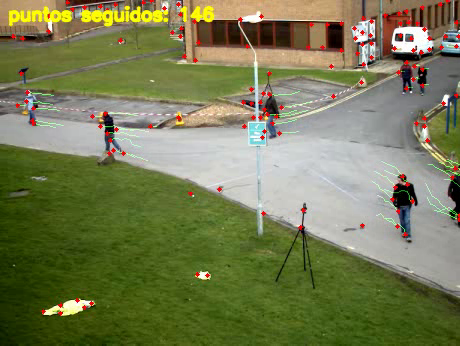
#> input picture frame 7 of tp04/salidas/lucas_kanade.mp4, 460 x 346 px, given in place of vtest.avi, which was not available
$ python ej_4_multiobjeto.py
#> lines starting #> are read from the running program, lines starting #| are printed output that depends on the picture; after the words box and inside, x2 and y2 are one past the last pixel; in counts of white or black regions, pixels touching at a corner belong together
"""Ejercicio 4 — Seguimiento multi-objeto (estilo SORT): conteo, mapa de calor y velocidad.

Arquitectura:
  1. Detección: MOG2 + limpieza morfológica + findContours -> cajas.
  2. Predicción: cada objeto tiene un filtro de Kalman [x, y, vx, vy] (velocidad constante).
  3. Asociación: distancias entre predicciones y detecciones + algoritmo húngaro.
  4. Ciclo de vida: detección sin pista -> pista nueva; pista sin detección -> sobrevive
     unos cuadros con la predicción y después se cierra.
Sobre las trayectorias: conteo por línea, mapa de calor, tiempo de permanencia y velocidad.

Controles: ESPACIO pausa/reanuda, Q o ESC sale.
"""
from collections import defaultdict
from pathlib import Path

import cv2
import matplotlib.pyplot as plt
import numpy as np
from scipy.optimize import linear_sum_assignment
from scipy.spatial.distance import cdist

DATOS = Path(__file__).parent / 'datos'
SALIDAS = Path(__file__).parent / 'salidas'
VIDEO = DATOS / 'vtest.avi'
VENTANA = 'Multiobjeto'
ESCALA = 0.6            # los cuadros se reducen al 60 % para procesar más rápido


# ---------------------------------------------------------------------------
# 1. Detección (MOG2 + post-proceso, como en el ejercicio 2)
# ---------------------------------------------------------------------------
K_OPEN = cv2.getStructuringElement(cv2.MORPH_ELLIPSE, (3, 3))
K_CLOSE = cv2.getStructuringElement(cv2.MORPH_ELLIPSE, (9, 9))


def crear_sustractor():
    # history = cuántos cuadros recuerda el modelo de fondo
    # varThreshold = qué tan distinto tiene que ser un píxel para ser primer plano
    # detectShadows = marca las sombras con 127 (en vez de 255) para poder descartarlas
    return cv2.createBackgroundSubtractorMOG2(history=300, varThreshold=30, detectShadows=True)


def limpiar_mascara(m):
    # 1. Umbral > 200: se queda sólo con el primer plano (255) y descarta las sombras (127)
    _, b = cv2.threshold(m, 200, 255, cv2.THRESH_BINARY)
    # 2. Apertura: elimina puntos sueltos de ruido
    b = cv2.morphologyEx(b, cv2.MORPH_OPEN, K_OPEN)
    # 3. Cierre: rellena huecos y une partes de una misma persona
    return cv2.morphologyEx(b, cv2.MORPH_CLOSE, K_CLOSE)


def detectar_blobs(mascara, area_min=90):
    # Cada región blanca conectada es un "blob"; se descartan las más chicas que area_min (ruido).
    # Devuelve una lista de cajas (x, y, w, h)
    contornos, _ = cv2.findContours(mascara, cv2.RETR_EXTERNAL, cv2.CHAIN_APPROX_SIMPLE)
    return [cv2.boundingRect(c) for c in contornos if cv2.contourArea(c) >= area_min]


def detectar(sustractor, frame):
    # Detección completa de un cuadro: suavizado -> MOG2 -> limpieza -> cajas
    m = sustractor.apply(cv2.GaussianBlur(frame, (5, 5), 0))
    limpia = limpiar_mascara(m)
    return detectar_blobs(limpia), limpia


# ---------------------------------------------------------------------------
# 2-4. Seguimiento: Kalman + húngaro + ciclo de vida
# ---------------------------------------------------------------------------
def centro(caja):
    x, y, w, h = caja
    return x + w / 2, y + h / 2


class Pista:
    # Un objeto seguido: su identidad (id), su última caja, el recorrido de su centro
    # y su propio filtro de Kalman.
    # Estado = [x, y, vx, vy] (posición y velocidad), medición = [x, y] (el centro de la caja).
    _n = 0      # contador global para dar ids únicos

    # [46 lines left out: functions __init__, predecir, asociar, not called in this run]

    def posicion(self):
        # Posición actual estimada por el filtro (sólo lectura, no avanza nada)
        return float(self.kf.statePost[0, 0]), float(self.kf.statePost[1, 0])

    def velocidad(self):
        # Velocidad estimada por el filtro, en píxeles por cuadro: sqrt(vx² + vy²)
        return float(np.hypot(self.kf.statePost[2, 0], self.kf.statePost[3, 0]))


class Seguidor:
    # clase que maneja todas las personas. Tiene lista de pistas y decide quien es nuevo y quien se fue
    def __init__(self, dist_max=28, max_perdidos=6, min_hits=5):
        # dist_max     -> distancia máxima (px) para aceptar que una detección es de una pista
        # max_perdidos -> cuadros que una pista sobrevive sin detección antes de cerrarse
        # min_hits     -> detecciones necesarias para confirmar una pista (y mostrarla / contarla).
        #                 Filtra fantasmas: ruido que aparece uno o dos cuadros y desaparece
        self.dist_max, self.max_perdidos, self.min_hits = dist_max, max_perdidos, min_hits
        self.pistas, self.cerradas = [], []

    def actualizar(self, cajas, cuadro): #recibe las cajas detectadas, cuadro actual
        # 1. Dónde predice el Kalman cada pista y dónde están las detecciones nuevas
        esperadas = np.array([p.predecir() for p in self.pistas]).reshape(-1, 2) #predicción de kalman de cada pista
        detectadas = np.array([centro(c) for c in cajas]).reshape(-1, 2) #calcula los centros de las cajas detectadas

        # 2. Asociación: matriz de distancias pista x detección; el algoritmo húngaro elige
        #    la combinación de pares que minimiza la distancia TOTAL (no la mejor para cada uno)
        asignadas, usadas = set(), set()
        if len(esperadas) and len(detectadas): #hay pistas y detecciones!
            C = cdist(esperadas, detectadas) #calculamos la distancia entre la prediccion de kalman y la nueva
            for i, j in zip(*linear_sum_assignment(C)):
                if C[i, j] <= self.dist_max:     # un par demasiado lejos no es el mismo objeto
                    self.pistas[i].asociar(cajas[j])
                    asignadas.add(i)
                    usadas.add(j)

        # 3. Pistas sin detección: suman un cuadro perdido
        for i, p in enumerate(self.pistas):
            if i not in asignadas:
                p.perdidos += 1

        # 4. Detecciones sin pista: objeto nuevo
        for j, c in enumerate(cajas):
            if j not in usadas:
                self.pistas.append(Pista(c, cuadro))

        # 5. Las pistas perdidas demasiado tiempo se cierran
        vivas = []
        for p in self.pistas:
            (self.cerradas if p.perdidos > self.max_perdidos else vivas).append(p)
        self.pistas = vivas

        # Se devuelven las pistas confirmadas y vistas en este cuadro
        return [p for p in self.pistas if p.hits >= self.min_hits and p.perdidos == 0]


# ---------------------------------------------------------------------------
# Aplicaciones: conteo por línea, permanencia, velocidad, mapa de calor
# ---------------------------------------------------------------------------
def dist_con_signo(p, a, b):
    # Distancia de p a la recta AB, con signo: el signo dice de qué lado de la línea está
    return ((b[0] - a[0]) * (p[1] - a[1]) - (b[1] - a[1]) * (p[0] - a[0])) / np.hypot(b[0] - a[0], b[1] - a[1])


def en_zona(p, z):
    return z[0] <= p[0] <= z[0] + z[2] and z[1] <= p[1] <= z[1] + z[3]


class Analisis:
    # Acumula, cuadro a cuadro, lo que se mide sobre las pistas confirmadas
    def __init__(self, forma, linea, zona, fps, metros_por_pixel=None, hist=4.0):
        # hist = histéresis: zona de ±hist px alrededor de la línea donde no se decide el lado.
        # Evita contar dos veces a alguien que oscila justo encima de la línea
        self.linea, self.zona, self.fps = linea, zona, fps
        self.mpp, self.hist = metros_por_pixel, hist
        self.conteo = {'A→B': 0, 'B→A': 0}
        self.eventos = []                           # (cuadro, id, sentido)
        self.calor = np.zeros(forma, np.float32)    # cuántas veces pasó un centro por cada píxel
        self.dwell = defaultdict(float)             # segundos dentro de la zona, por id
        self.vel = defaultdict(list)                # velocidad en cada cuadro, por id
        self.serie = []                             # cuántos objetos hay en cada cuadro

    def actualizar(self, activas, cuadro):
        h, w = self.calor.shape
        for p in activas:
            c = p.posicion()
            # mapa de calor: se suma 1 en el píxel donde está el centro
            self.calor[int(np.clip(c[1], 0, h - 1)), int(np.clip(c[0], 0, w - 1))] += 1
            # conteo: si cambió de lado de la línea (y está lejos de ella), cruzó
            d = dist_con_signo(c, *self.linea)
            if abs(d) > self.hist:
                lado = 1 if d > 0 else -1
                if p.lado != 0 and lado != p.lado:
                    sentido = 'A→B' if lado < 0 else 'B→A'
                    self.conteo[sentido] += 1
                    self.eventos.append((cuadro, p.id, sentido))
                p.lado = lado
            # permanencia: cada cuadro dentro de la zona suma 1/fps segundos
            if en_zona(c, self.zona):
                self.dwell[p.id] += 1 / self.fps
            # velocidad: el Kalman la da en px/cuadro; x fps = px/s; x metros/px = m/s
            self.vel[p.id].append(p.velocidad() * self.fps * (self.mpp or 1))
        self.serie.append(len(activas))


# ---------------------------------------------------------------------------
# Visualización
# ---------------------------------------------------------------------------
# [4 lines left out: function color_de, not called in this run]


def dibujar(frame, activas, perdidas, an, largo_estela=40):
    vis = frame.copy()
    # Línea de conteo (amarilla) y zona de permanencia (naranja): referencias que definimos nosotros
    a, b = an.linea
    cv2.line(vis, a, b, (0, 255, 255), 2)
    cv2.putText(vis, 'A', (a[0] - 18, a[1] + 15), cv2.FONT_HERSHEY_SIMPLEX, 0.5, (0, 255, 255), 2)
    cv2.putText(vis, 'B', (a[0] + 8, a[1] + 15), cv2.FONT_HERSHEY_SIMPLEX, 0.5, (0, 255, 255), 2)
    zx, zy, zw, zh = an.zona
    cv2.rectangle(vis, (zx, zy), (zx + zw, zy + zh), (0, 165, 255), 2)
    for p in activas:
        col = color_de(p.id)
        x, y, w, h = p.caja
        cv2.rectangle(vis, (x, y), (x + w, y + h), col, 2)
        cv2.putText(vis, f'#{p.id}', (x, y - 4), cv2.FONT_HERSHEY_SIMPLEX, 0.5, col, 2, cv2.LINE_AA)
        pts = np.array(p.tray[-largo_estela:], np.int32).reshape(-1, 1, 2)
        cv2.polylines(vis, [pts], False, col, 1)
    # Pistas perdidas (sin detección en este cuadro): un círculo donde las predice el Kalman
    for p in perdidas:
        cx, cy = (int(v) for v in p.posicion())
        col = color_de(p.id)
        cv2.circle(vis, (cx, cy), 6, col, 1)
        cv2.putText(vis, f'#{p.id}?', (cx + 7, cy), cv2.FONT_HERSHEY_SIMPLEX, 0.4, col, 1, cv2.LINE_AA)
    cv2.putText(vis, f"A->B: {an.conteo['A→B']}   B->A: {an.conteo['B→A']}   activos: {len(activas)}",
                (8, 20), cv2.FONT_HERSHEY_SIMPLEX, 0.6, (0, 255, 255), 2, cv2.LINE_AA)
    return vis


# ---------------------------------------------------------------------------
# Recorrido del video
# ---------------------------------------------------------------------------
def procesar(ruta, linea, zona, metros_por_pixel=None, calentamiento=30, nombre_video='multiobjeto.mp4'):
    # Recorre el video en vivo. calentamiento: los primeros cuadros MOG2 todavía está
    # aprendiendo el fondo y marca casi todo como primer plano, así que no se detecta nada
#> called with linea = ((285, 96), (285, 249)), zona = (253, 155, 138, 103), calentamiento = 30, nombre_video = 'multiobjeto.mp4'
    cap = cv2.VideoCapture(str(ruta))
    if not cap.isOpened():
        raise FileNotFoundError(f'No se pudo abrir el video: {ruta}') #nos paramos en el frame inicial
    fps = cap.get(cv2.CAP_PROP_FPS) or 25
    sustractor = crear_sustractor() #Mog
    Pista._n = 0 #una pista es una persona que estamos siguiendo
    seguidor = Seguidor()
    an, vw, ruta_video = None, None, None
    para_fondo = []         # un cuadro cada 8, para la imagen de fondo del análisis
    i, pausa = 0, False

    while True:
        if not pausa:
            ok, frame = cap.read()
#> frame is the input picture: shape (346, 460, 3); mean B, G, R 83.8, 124, 120
            if not ok:
                break
            frame = cv2.resize(frame, None, fx=ESCALA, fy=ESCALA, interpolation=cv2.INTER_AREA)
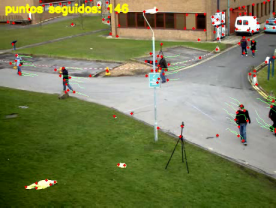
#> frame: shape (208, 276, 3); mean B, G, R 83.7, 123.9, 119.9
            if an is None:
                an = Analisis(frame.shape[:2], linea, zona, fps, metros_por_pixel)
                SALIDAS.mkdir(exist_ok=True)
                ruta_video = SALIDAS / nombre_video
                vw = cv2.VideoWriter(str(ruta_video), cv2.VideoWriter_fourcc(*'mp4v'), fps,
                                     (frame.shape[1], frame.shape[0]))

            cajas, mascara = detectar(sustractor, frame) #retorna las cajas y las mascaras
#> in detectar_blobs, `contornos, _ = cv2.findContours(mascara, cv2.RETR_EXTERNAL, cv2.CHAIN_..`: contornos = []
#> cajas = []
            if i < calentamiento: #esta calentando
                cajas = []

            activas = seguidor.actualizar(cajas, i)
            an.actualizar(activas, i)
            perdidas = [p for p in seguidor.pistas if p.perdidos > 0 and p.hits >= seguidor.min_hits]
            vis = dibujar(frame, activas, perdidas, an)
#> in dibujar, `cv2.putText(vis, f"A->B: {an.conteo['A→B']}   B->A: {an.conteo['B→A']}..`:
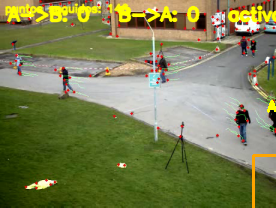
#> vis: shape (208, 276, 3); mean B, G, R 81.4, 127.9, 123.6
            vw.write(vis)
            if i % 8 == 0:
                para_fondo.append(frame)

            # A la derecha, la máscara limpia: lo que MOG2 considera primer plano
            cv2.imshow(VENTANA, np.hstack([vis, cv2.cvtColor(mascara, cv2.COLOR_GRAY2BGR)]))
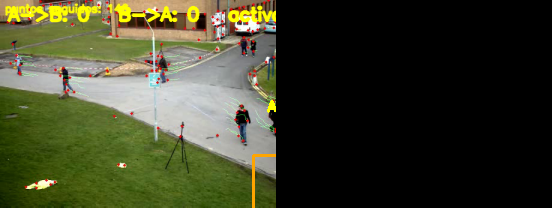
#> window 'Multiobjeto': shape (208, 552, 3); mean B, G, R 40.7, 64, 61.8
            i += 1

        tecla = cv2.waitKey(int(1000 / fps)) & 0xFF
#> (key q is pressed here)
        if tecla in (ord('q'), 27):
            break
        if tecla == ord(' '):
            pausa = not pausa

    cap.release()
    vw.release()
    cv2.destroyAllWindows()
    # Fondo de referencia: mediana temporal (las personas, que se mueven, desaparecen)
    fondo = np.median(np.stack(para_fondo), axis=0).astype(np.uint8)
    todas = seguidor.cerradas + seguidor.pistas
    return {'cuadros': i, 'fps': fps, 'an': an, 'fondo': fondo, 'ruta_video': ruta_video,
            'pistas': [p for p in todas if p.hits >= seguidor.min_hits], 'ids_usados': Pista._n}


# ---------------------------------------------------------------------------
# Análisis final: mapa de calor, trayectorias, ocupación, permanencia y velocidad
# ---------------------------------------------------------------------------
def mapa_de_calor(fondo, calor):
    # Se suaviza (cada centro aporta a una mancha, no a un solo píxel), se normaliza 0-1
    # y se superpone en colores sólo donde hay suficiente circulación
    cal = cv2.GaussianBlur(calor, (0, 0), 9)
    cal = cal / (cal.max() + 1e-9)
    cal_color = cv2.applyColorMap((cal * 255).astype(np.uint8), cv2.COLORMAP_JET)
    return np.where(cal[..., None] > 0.05, cv2.addWeighted(fondo, 0.45, cal_color, 0.55, 0), fondo)


def imagen_trayectorias(fondo, pistas, linea):
    img = fondo.copy()
    for p in pistas:
        pts = np.array(p.tray, np.int32).reshape(-1, 1, 2)
        cv2.polylines(img, [pts], False, color_de(p.id), 2)
        cv2.circle(img, tuple(int(v) for v in pts[-1, 0]), 4, (0, 0, 255), -1)    # última posición
    cv2.line(img, *linea, (0, 255, 255), 2)
    return img


def graficar_analisis(r, metros_por_pixel):
    an, fps = r['an'], r['fps']
    calor = mapa_de_calor(r['fondo'], an.calor)
    tray = imagen_trayectorias(r['fondo'], r['pistas'], an.linea)

    fig, ax = plt.subplots(1, 2, figsize=(13, 4.4))
    ax[0].imshow(cv2.cvtColor(calor, cv2.COLOR_BGR2RGB))
    ax[0].set_title('Mapa de calor de circulación')
    ax[1].imshow(cv2.cvtColor(tray, cv2.COLOR_BGR2RGB))
    ax[1].set_title('Trayectorias + línea de conteo')
    for a in ax:
        a.axis('off')
    plt.tight_layout()

    fig, ax = plt.subplots(1, 3, figsize=(14, 3.4))
    ax[0].plot(np.arange(len(an.serie)) / fps, an.serie)
    ax[0].set(xlabel='tiempo [s]', ylabel='# objetos', title='Ocupación de la escena')
    ids = sorted(an.dwell, key=an.dwell.get, reverse=True)[:10]
    ax[1].bar([f'#{i}' for i in ids], [an.dwell[i] for i in ids], color='#ff8c00')
    ax[1].set(ylabel='s en la zona', title='Tiempo de permanencia (zona naranja)')
    vm = velocidades_medianas(an)
    ax[2].hist(list(vm.values()), bins=12, color='#4285f4')
    ax[2].set(xlabel='m/s' if metros_por_pixel else 'px/s', title='Velocidad mediana por objeto')
    plt.tight_layout()
    plt.show()


def velocidades_medianas(an, min_cuadros=15):
    # Una velocidad representativa por objeto: la mediana (robusta a los cuadros donde el
    # Kalman todavía no estimó bien la velocidad); sólo objetos seguidos al menos 1.5 s
    return {i: float(np.median(v)) for i, v in an.vel.items() if len(v) > min_cuadros}


if __name__ == '__main__':
    # Geometría de la escena, en el cuadro reducido (461x346); ajustar para otro video
    LINEA = ((285, 96), (285, 249))          # línea de conteo, de arriba (P1) hacia abajo (P2)
    ZONA = (253, 155, 138, 103)              # x, y, ancho, alto: zona de permanencia
    METROS_POR_PIXEL = None                  # con calibración (p. ej. 0.05) las velocidades salen en m/s

    print('PASO 1 — Detección con MOG2')
    print('  MOG2 marca lo que cambia (primer plano = 255, sombra = 127); se descartan las sombras,')
    print('  apertura (fuera ruido) + cierre (rellenar huecos); cada blob se convierte en una caja.')
    print('  Los primeros 30 cuadros MOG2 está aprendiendo el fondo: no se detecta nada.')

    print('\nPASO 2 — Predicción con Kalman')
    print('  Cada pista tiene un Kalman con estado [x, y, vx, vy] y modelo de velocidad constante:')
    print('  antes de cada cuadro predice dónde va a estar el objeto según hacia dónde iba.')

    print('\nPASO 3 — Asociación con el algoritmo húngaro')
    print('  Matriz de distancias predicción x detección; el húngaro elige los pares que minimizan')
    print('  la distancia TOTAL. Un par a más de 28 px se rechaza: no es el mismo objeto.')
    print('  Si se asocia, el Kalman corrige su estimación con la medición (y ajusta la velocidad).')

    print('\nPASO 4 — Ciclo de vida de las pistas')
    print('  detección sin pista -> pista nueva | pista sin detección -> sobrevive 6 cuadros con la')
    print('  predicción, después se cierra | se muestran y cuentan sólo las confirmadas (5 detecciones).')

    print('\nPASO 5 — Aplicaciones sobre las trayectorias')
    print(f'  conteo: línea amarilla {LINEA[0]}-{LINEA[1]}; cruzar de izquierda a derecha = A->B (histéresis 4 px)')
    print(f'  permanencia: segundos de cada pista dentro de la zona naranja {ZONA}')
    print('  velocidad: la del Kalman, px/cuadro x fps' + (' x metros/px = m/s' if METROS_POR_PIXEL else ' = px/s'))
    print('  mapa de calor: cuántas veces pasó un centro por cada lugar')

    print('\n  Ventana: izquierda = seguimiento | derecha = máscara limpia de MOG2')
    print('  Cada id tiene su color y su estela; "#id?" = pista perdida, dibujada donde la predice el Kalman.')
    print('  Mirá: gente que camina junta (UNA caja), el poste (la parte en dos), cruces (¿cambian los id?).')
    print('  ESPACIO pausa, Q o ESC sale.')

    r = procesar(VIDEO, LINEA, ZONA, METROS_POR_PIXEL)
#> r = 7 items
    an, fps = r['an'], r['fps']
#> fps = 10
    unidad = 'm/s' if METROS_POR_PIXEL else 'px/s'

    print('\nPASO 6 — Resultados')
    print(f'  -> {r["cuadros"]} cuadros ({r["cuadros"] / fps:.0f} s); video guardado en {r["ruta_video"]}')
#|   -> 1 cuadros (0 s); video guardado en tp04/salidas/multiobjeto.mp4
    print(f'  -> conteo: A->B = {an.conteo["A→B"]}, B->A = {an.conteo["B→A"]}')
#|   -> conteo: A->B = 0, B->A = 0
    for cuadro, id_, sentido in an.eventos[:10]:
        print(f'       cuadro {cuadro:4d} ({cuadro / fps:5.1f} s): #{id_} cruzó {sentido}')
#> this loop made 0 passes
    if len(an.eventos) > 10:
        print(f'       ... y {len(an.eventos) - 10} cruces más')
    print(f'  -> ids usados: {r["ids_usados"]}; pistas confirmadas: {len(r["pistas"])}')
#|   -> ids usados: 0; pistas confirmadas: 0
    print(f'     (muchos más ids que personas = la identidad se rompe: gente que camina junta y se')
    print('      separa, el poste que parte a alguien en dos, cruces)')
    if an.dwell:
        top = sorted(an.dwell.items(), key=lambda kv: kv[1], reverse=True)[:3]
        print('  -> permanencia en la zona (las 3 mayores): '
              + ', '.join(f'#{i} {s:.1f} s' for i, s in top))
    vm = velocidades_medianas(an)
#> vm = 0 items
    if vm:
        v = np.array(list(vm.values()))
        print(f'  -> velocidad mediana por objeto: media {v.mean():.1f} {unidad}, '
              f'rango {v.min():.1f} a {v.max():.1f} {unidad}')

    print('\nPASO 7 — Análisis: mapa de calor, trayectorias, ocupación, permanencia y velocidad')
    print('  El mapa de calor muestra por dónde pasan más centros (no cuánto tiempo se quedan).')
    print('  Cerrar las ventanas de los gráficos para terminar.')
    graficar_analisis(r, METROS_POR_PIXEL)
#> in graficar_analisis, `an, fps = r['an'], r['fps']`: fps = 10
#> in mapa_de_calor, `cal_color = cv2.applyColorMap((cal * 255).astype(np.uint8), cv2.COLORM..`:
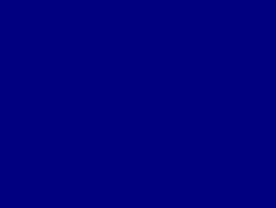
#> cal_color: shape (208, 276, 3); mean B, G, R 128, 0, 0
#> in graficar_analisis, `ids = sorted(an.dwell, key=an.dwell.get, reverse=True)[:10]`: ids = []
#> in graficar_analisis, `vm = velocidades_medianas(an)`: vm = 0 items
#> in graficar_analisis, `plt.show()`:
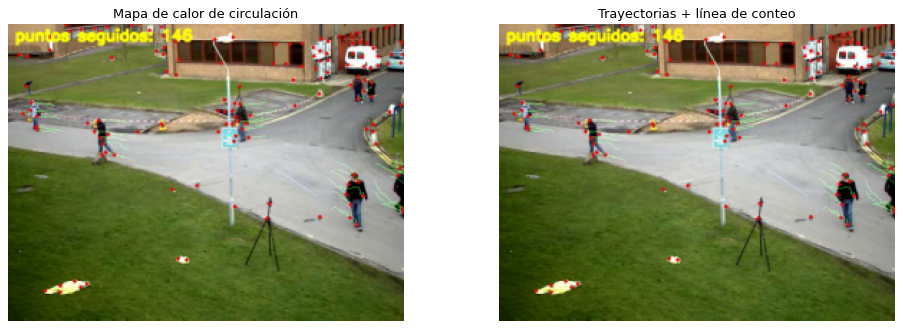
#> figure drawn by matplotlib, 2 panels
#> in graficar_analisis, `plt.show()`:
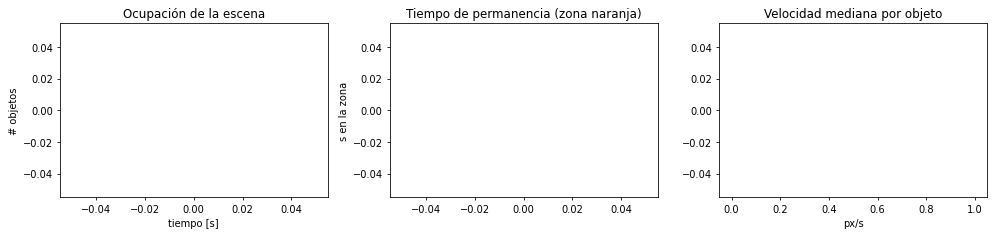
#> figure drawn by matplotlib, 2 panels

$ run again, starting later in the video
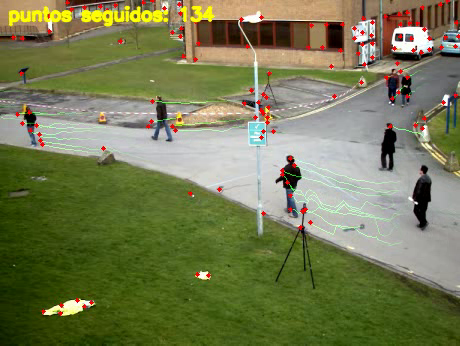
#> input picture frame 35 of tp04/salidas/lucas_kanade.mp4, 460 x 346 px, given in place of vtest.avi, which was not available
#> in procesar, frame is the input picture: shape (346, 460, 3); mean B, G, R 82.8, 123.2, 118.7
#> frame: shape (208, 276, 3)
#> in detectar, `m = sustractor.apply(cv2.GaussianBlur(frame, (5, 5), 0))`:
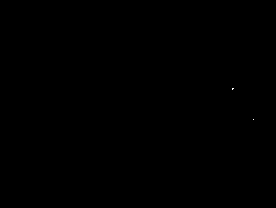
#> m: shape (208, 276); values 127 (black) and 255 (white), 0.01% white in thin lines or dots, all inside (x1, y1, x2, y2) = (232, 88, 254, 120)
#> contornos = []
#> r = 7 items
#> `an, fps = r['an'], r['fps']`: fps = 10
#|   -> 1 cuadros (0 s); video guardado en tp04/salidas/multiobjeto.mp4
#|   -> conteo: A->B = 0, B->A = 0
#|   -> ids usados: 0; pistas confirmadas: 0
#> `vm = velocidades_medianas(an)`: vm = 0 items
#> in graficar_analisis, `an, fps = r['an'], r['fps']`: fps = 10
#> cal: shape (208, 276) float32; every value is 0
#> ids = []
#> in graficar_analisis, `vm = velocidades_medianas(an)`: vm = 0 items
#> in graficar_analisis, `plt.show()`:
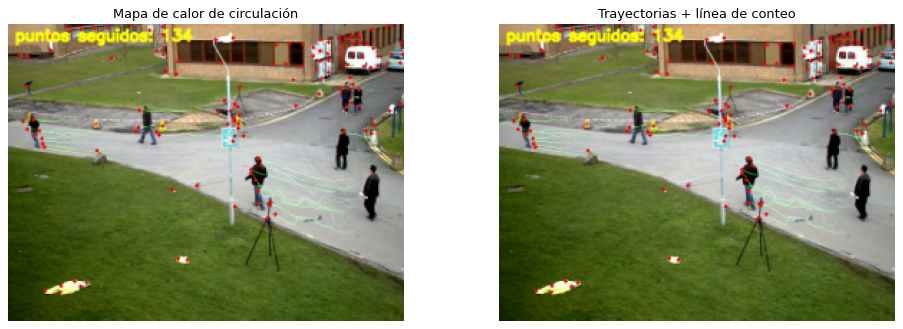
#> figure drawn by matplotlib, 2 panels
